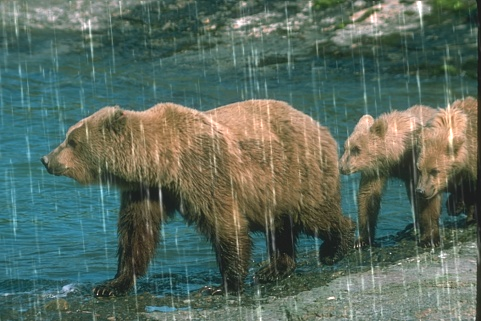
#> input picture rain100L/test/rain/norain-1.png, 481 x 321 px, found by its file name; the run also reads 1 picture not shown here
$ python show.py
#> lines starting #> are read from the running program, lines starting #| are printed output that depends on the picture
import matplotlib.pyplot as plt

image1 = plt.imread("data/rain100L/test/rain/norain-1.png")
#> image1 is the input picture: shape (321, 481, 3) float32; mean R, G, B 0.351, 0.419, 0.37
image2 = plt.imread("data/rain100L/test/norain/norain-1.png")
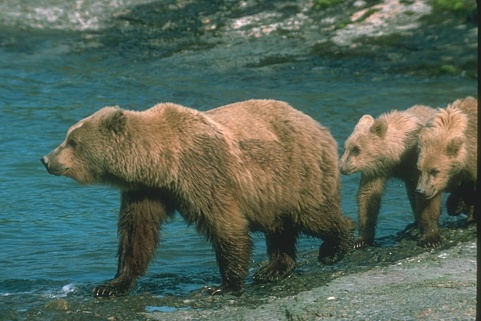
#> input picture rain100L/test/norain/norain-1.png, 481 x 321 px, found by its file name
#> image2 is the input picture: shape (321, 481, 3) float32; mean R, G, B 0.331, 0.398, 0.35
image3 = plt.imread("result/rain100L/norain-1.png")

fig, axs = plt.subplots(1, 3)

axs[0].imshow(image2)
axs[0].set_title('Original Image')

axs[1].imshow(image1)
axs[1].set_title('Image with Added Rain')

axs[2].imshow(image3)
axs[2].set_title('Derained Image')

for ax in axs:
    ax.set_xticks([])
    ax.set_yticks([])

plt.show()
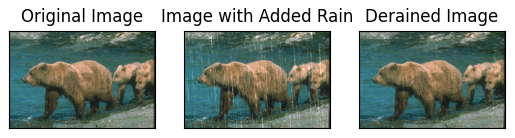
#> figure drawn by matplotlib, 3 panels
